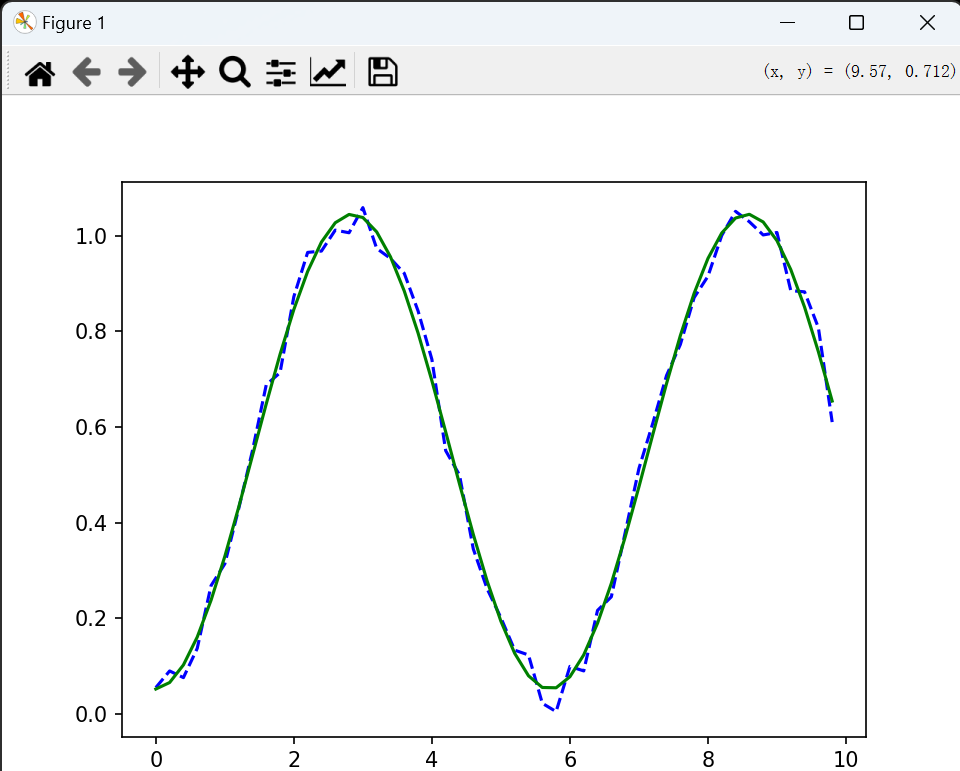

The script that drew this image:
import numpy as np
import matplotlib.pyplot as plt
import scipy.optimize as optimize
pi = np.pi

# 模拟生成一组实验数据
x = np.arange(0, 10, 0.2)
y = -0.5 * np.cos(1.1 * x) + 0.5
noise = np.random.uniform(0, 0.1, len(x))
y += noise
fig, ax = plt.subplots()
ax.plot(x, y, 'b--')


def target_func(x, a0, a1, a2, a3):
    return a0 * np.sin(a1 * x + a2) + a3

# 拟合sin曲线
fs = np.fft.fftfreq(len(x), x[1] - x[0])
Y = abs(np.fft.fft(y))
freq = abs(fs[np.argmax(Y[1:]) + 1])
a0 = max(y) - min(y)
a1 = 2 * pi * freq
a2 = 0
a3 = np.mean(y)
p0 = [a0, a1, a2, a3]
para, _ = optimize.curve_fit(target_func, x, y, p0=p0)
print(para)
y_fit = [target_func(a, *para) for a in x]
ax.plot(x, y_fit, 'g')

plt.show()
